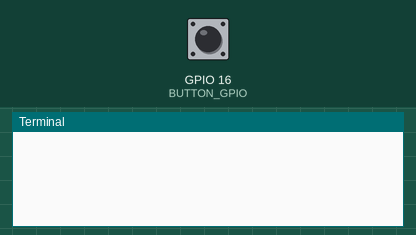
This program was run on a simulated Raspberry Pi (BCM pin numbers). On the bench: the last lines printed to the terminal. The inputs (shaded band) are chosen by the test bench; at power-on: GPIO 16 (BUTTON_GPIO) HIGH.

Above: at 1.2 s.
1.3 s: GPIO 16 (BUTTON_GPIO) pulled LOW for 0.15 s
At 1.9 s:
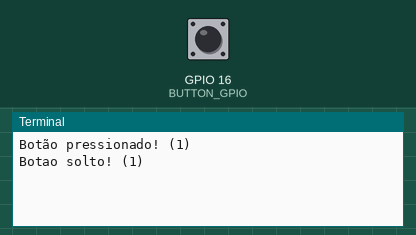
2.9 s: GPIO 16 (BUTTON_GPIO) pulled LOW for 1 s
At 3.6 s:
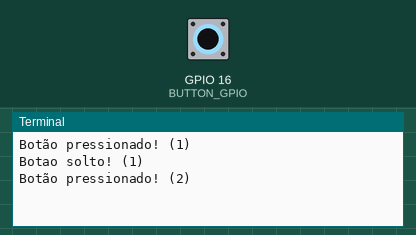
5.4 s: GPIO 16 (BUTTON_GPIO) pulled LOW for 0.15 s
At 6.2 s:
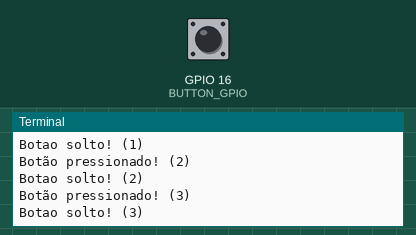

The program:

int-add_event_detect-and-threaded_callback-both.py
```python
#!/usr/bin/env python3

import signal
import sys
import RPi.GPIO as GPIO

BUTTON_GPIO = 16
contPressionado = 0
contSolto = 0

def signal_handler(sig, frame):
    GPIO.cleanup()
    sys.exit(0)

def button_callback(channel):
    global contPressionado
    global contSolto
    if not GPIO.input(BUTTON_GPIO):
        contPressionado = contPressionado + 1
        print("Botão pressionado! (" + str(contPressionado) + ")")
    else:
        contSolto = contSolto + 1
        print("Botao solto! (" + str(contSolto) + ")")

if __name__ == '__main__':
    GPIO.setmode(GPIO.BCM)
    GPIO.setup(BUTTON_GPIO, GPIO.IN, pull_up_down=GPIO.PUD_UP)

    GPIO.add_event_detect(BUTTON_GPIO, GPIO.BOTH,
            callback=button_callback, bouncetime=50)

    signal.signal(signal.SIGINT, signal_handler)
    signal.pause()
    
```

Measured:
- after the input at 1.3 s, the terminal: prints a new line at once (image 1)
- after the input at 2.9 s, the terminal: prints a new line at once (image 2)
- after the input at 5.4 s, the terminal: prints a new line at once (image 3)
